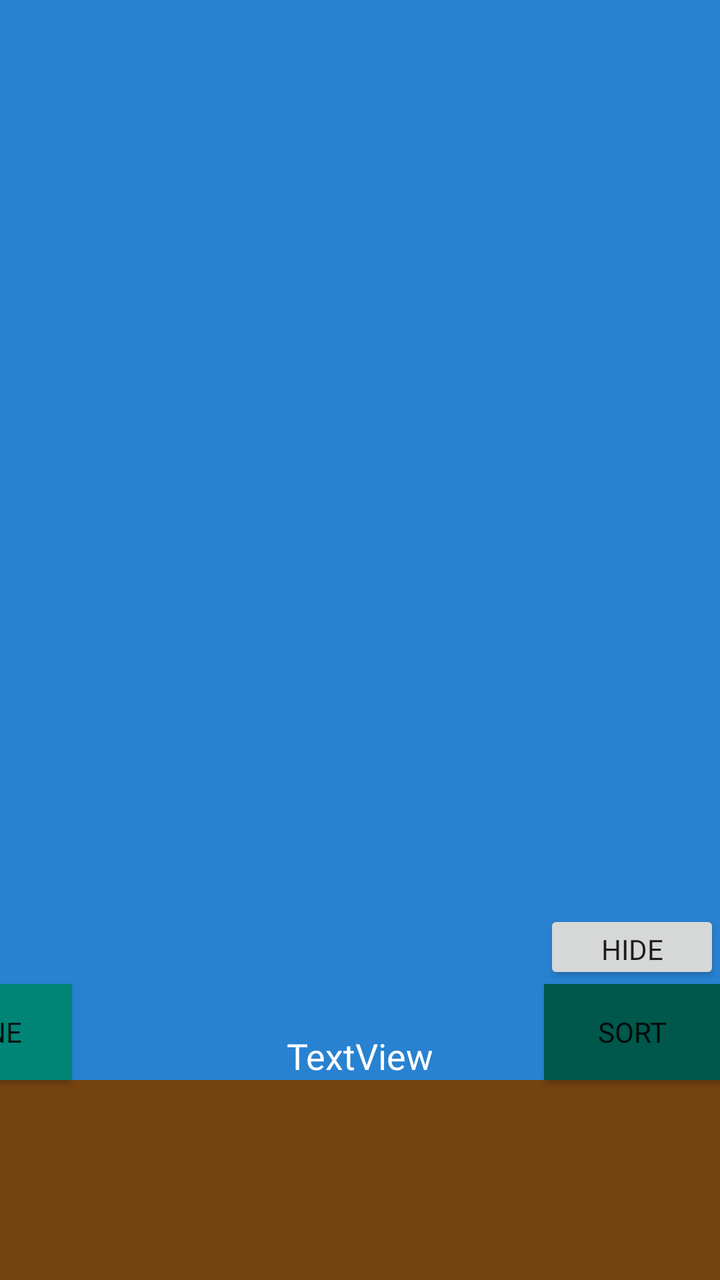
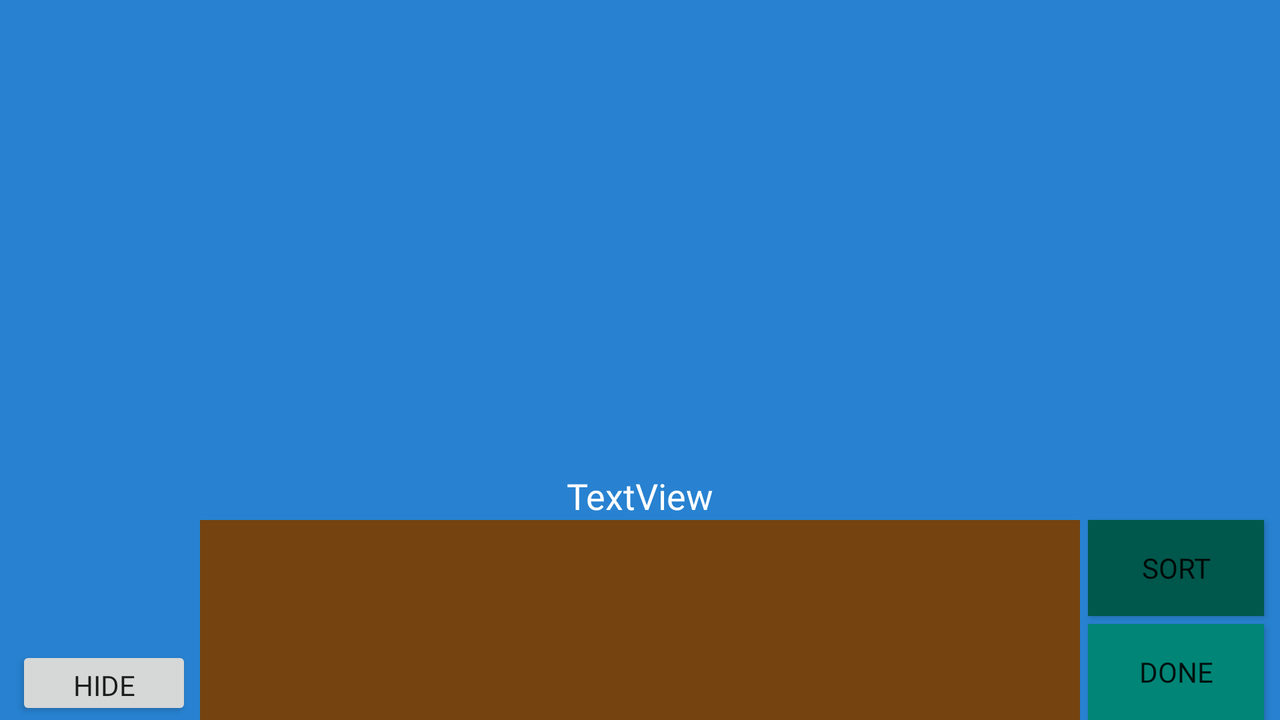

Two renders of one Android screen. The first uses the default layout on a phone; the second uses the alternative layout the repository ships for a different screen configuration, on a matching device. The two XML files are below.
<!-- AndroidManifest.xml: application theme AppTheme -->
<!-- res/layout/activity_play.xml -->
<?xml version="1.0" encoding="utf-8"?>
<android.support.constraint.ConstraintLayout
        xmlns:android="http://schemas.android.com/apk/res/android"
        xmlns:tools="http://schemas.android.com/tools"
        xmlns:app="http://schemas.android.com/apk/res-auto"
        android:layout_width="match_parent"
        android:layout_height="match_parent"
        android:orientation="horizontal"
        tools:context=".PlayActivity" android:id="@+id/BoardLayout">

    <TextView
            android:text="TextView"
            android:layout_width="wrap_content"
            android:layout_height="wrap_content"
            android:id="@+id/nameTextView"
            android:layout_marginTop="8dp"
            app:layout_constraintTop_toTopOf="parent"
            android:textSize="18sp"
            app:layout_constraintBottom_toTopOf="@+id/plankGrid"
            app:layout_constraintStart_toStartOf="@+id/plankGrid" app:layout_constraintEnd_toEndOf="@+id/plankGrid"
            app:layout_constraintVertical_bias="1.0" android:textColor="@color/white"/>
    <TableLayout
            android:layout_width="440dp"
            android:layout_height="100dp"
            android:background="@color/plankClr"
            app:layout_constraintEnd_toEndOf="parent" android:layout_marginEnd="8dp"
            app:layout_constraintStart_toStartOf="parent" android:layout_marginStart="8dp"
            android:layout_marginTop="8dp" app:layout_constraintTop_toTopOf="parent"
            app:layout_constraintBottom_toBottomOf="parent" app:layout_constraintHorizontal_bias="0.5"
            app:layout_constraintVertical_bias="1.0" android:orientation="horizontal" android:gravity="top|start"
            android:id="@+id/plankGrid">

        <TableRow android:id="@+id/row1" android:layout_width="match_parent" android:layout_height="match_parent"
                  android:orientation="horizontal"
                  android:background="@color/plankClr"/>
        <TableRow android:id="@+id/row2" android:layout_width="match_parent" android:layout_height="match_parent"
                  android:orientation="horizontal"
                  android:background="@color/plankClr"/>
    </TableLayout>
    <Button
            android:text="@string/sortBtnTxt"
            android:layout_width="wrap_content"
            android:layout_height="wrap_content"
            android:id="@+id/sortButton"
            app:layout_constraintEnd_toEndOf="parent"
            android:background="@color/colorPrimary" android:onClick="onClick"
            android:backgroundTint="@color/colorPrimaryDark" android:backgroundTintMode="src_atop"
            android:layout_marginStart="8dp" app:layout_constraintStart_toStartOf="parent"
            app:layout_constraintHorizontal_bias="1.0" android:layout_marginTop="8dp"
            app:layout_constraintTop_toTopOf="parent"
            app:layout_constraintBottom_toTopOf="@+id/plankGrid"
            app:layout_constraintVertical_bias="1.0"/>
    <Button
            android:text="@string/nextBtnTxt"
            android:layout_width="wrap_content"
            android:layout_height="wrap_content"
            android:id="@+id/nextBtn"
            app:layout_constraintEnd_toEndOf="parent" android:layout_marginEnd="324dp"
            app:layout_constraintBottom_toBottomOf="parent"
            android:background="@color/colorPrimary" android:onClick="onClick"
            android:layout_marginBottom="100dp" android:layout_marginTop="8dp"
            app:layout_constraintTop_toTopOf="parent" app:layout_constraintStart_toStartOf="parent"
            app:layout_constraintHorizontal_bias="1.0" app:layout_constraintVertical_bias="1.0"/>
    <Button
            android:text="@string/hide"
            android:layout_width="wrap_content"
            android:layout_height="37dp"
            android:id="@+id/hideBtn"
            android:onClick="onClick"
            android:layout_marginTop="8dp"
            app:layout_constraintTop_toTopOf="parent"
            app:layout_constraintBottom_toTopOf="@+id/sortButton"
            app:layout_constraintEnd_toEndOf="parent" app:layout_constraintStart_toEndOf="@+id/nameTextView"
            android:layout_marginStart="8dp" app:layout_constraintHorizontal_bias="1.0"
            app:layout_constraintVertical_bias="1.0"/>


</android.support.constraint.ConstraintLayout>
<!-- resources referenced by this layout -->
<resources>
  <color name="colorPrimary">#008577</color>
  <color name="colorPrimaryDark">#00574B</color>
  <color name="plankClr">#744310</color>
  <color name="white">#ffffff</color>
  <string name="hide">Hide</string>
  <string name="nextBtnTxt">Done</string>
  <string name="sortBtnTxt">Sort</string>
  <style name="AppTheme" parent="Theme.AppCompat.Light.NoActionBar">
          
          <item name="android:fontFamily">@font/dinpro_regular_13937</item>
          <item name="colorPrimary">@color/colorPrimary</item>
          <item name="colorPrimaryDark">@color/white</item>
          <item name="colorAccent">@color/colorAccent</item>
          <item name="android:background">@color/bluebck</item>
      </style>
  <color name="colorAccent">#D81B60</color>
  <color name="bluebck">#2882D1</color>
</resources>
<!-- res/layout-land/activity_play.xml (the repository's variant of the layout above) -->
<!-- drawn on the phone turned sideways -->
<?xml version="1.0" encoding="utf-8"?>
<android.support.constraint.ConstraintLayout
        xmlns:android="http://schemas.android.com/apk/res/android"
        xmlns:tools="http://schemas.android.com/tools"
        xmlns:app="http://schemas.android.com/apk/res-auto"
        android:layout_width="match_parent"
        android:layout_height="match_parent"
        android:orientation="horizontal">

    <FrameLayout
            android:layout_width="match_parent"
            android:layout_height="match_parent" app:layout_constraintStart_toStartOf="parent"
            app:layout_constraintTop_toTopOf="parent" app:layout_constraintEnd_toEndOf="parent"
            app:layout_constraintBottom_toBottomOf="parent"
            android:id="@+id/BoardFrame">

    </FrameLayout>
    <TextView
            android:text="TextView"
            android:layout_width="wrap_content"
            android:layout_height="wrap_content"
            android:id="@+id/nameTextView"
            android:layout_marginTop="8dp"
            app:layout_constraintTop_toTopOf="parent"
            android:textSize="18sp"
            app:layout_constraintBottom_toTopOf="@+id/plankGrid"
            app:layout_constraintStart_toStartOf="@+id/plankGrid" app:layout_constraintEnd_toEndOf="@+id/plankGrid"
            app:layout_constraintVertical_bias="1.0" android:textColor="@color/white"/>
    <TableLayout
            android:layout_width="440dp"
            android:layout_height="100dp"
            android:background="@color/plankClr"
            app:layout_constraintEnd_toEndOf="parent" android:layout_marginEnd="8dp"
            app:layout_constraintStart_toStartOf="parent" android:layout_marginStart="8dp"
            android:layout_marginTop="8dp" app:layout_constraintTop_toTopOf="parent"
            app:layout_constraintBottom_toBottomOf="parent" app:layout_constraintHorizontal_bias="0.5"
            app:layout_constraintVertical_bias="1.0" android:orientation="horizontal" android:gravity="top|start"
            android:id="@+id/plankGrid">

        <TableRow android:id="@+id/row1" android:layout_width="match_parent" android:layout_height="match_parent"
                  android:orientation="horizontal"
                  android:background="@color/plankClr"/>
        <TableRow android:id="@+id/row2" android:layout_width="match_parent" android:layout_height="match_parent"
                  android:orientation="horizontal"
                  android:background="@color/plankClr"/>
    </TableLayout>
    <Button
            android:text="@string/sortBtnTxt"
            android:layout_width="wrap_content"
            android:layout_height="wrap_content"
            android:id="@+id/sortButton"
            app:layout_constraintEnd_toEndOf="parent" android:layout_marginEnd="8dp"
            android:layout_marginBottom="4dp"
            android:background="@color/colorPrimary" android:onClick="onClick"
            android:backgroundTint="@color/colorPrimaryDark" android:backgroundTintMode="src_atop"
            android:layout_marginStart="8dp" app:layout_constraintStart_toStartOf="parent"
            app:layout_constraintHorizontal_bias="1.0" android:layout_marginTop="8dp"
            app:layout_constraintTop_toTopOf="parent" app:layout_constraintVertical_bias="1.0"
            app:layout_constraintBottom_toTopOf="@+id/nextBtn"/>
    <Button
            android:text="@string/nextBtnTxt"
            android:layout_width="wrap_content"
            android:layout_height="wrap_content"
            android:id="@+id/nextBtn"
            app:layout_constraintEnd_toEndOf="parent" android:layout_marginEnd="8dp"
            app:layout_constraintBottom_toBottomOf="parent"
            android:layout_marginTop="4dp" app:layout_constraintTop_toTopOf="@+id/plankGrid"
            android:background="@color/colorPrimary" android:onClick="onClick"
            app:layout_constraintVertical_bias="1.0"/>
    <Button
            android:text="@string/hide"
            android:layout_width="wrap_content"
            android:layout_height="37dp"
            android:id="@+id/hideBtn" android:layout_marginTop="8dp"
            app:layout_constraintTop_toTopOf="@+id/plankGrid"
            app:layout_constraintBottom_toBottomOf="parent" app:layout_constraintStart_toStartOf="parent"
            android:layout_marginStart="8dp"
            app:layout_constraintVertical_bias="1.0"
            android:layout_marginEnd="8dp" app:layout_constraintHorizontal_bias="0.0"
            app:layout_constraintEnd_toStartOf="@+id/nextBtn" android:onClick="onClick"/>


</android.support.constraint.ConstraintLayout>
